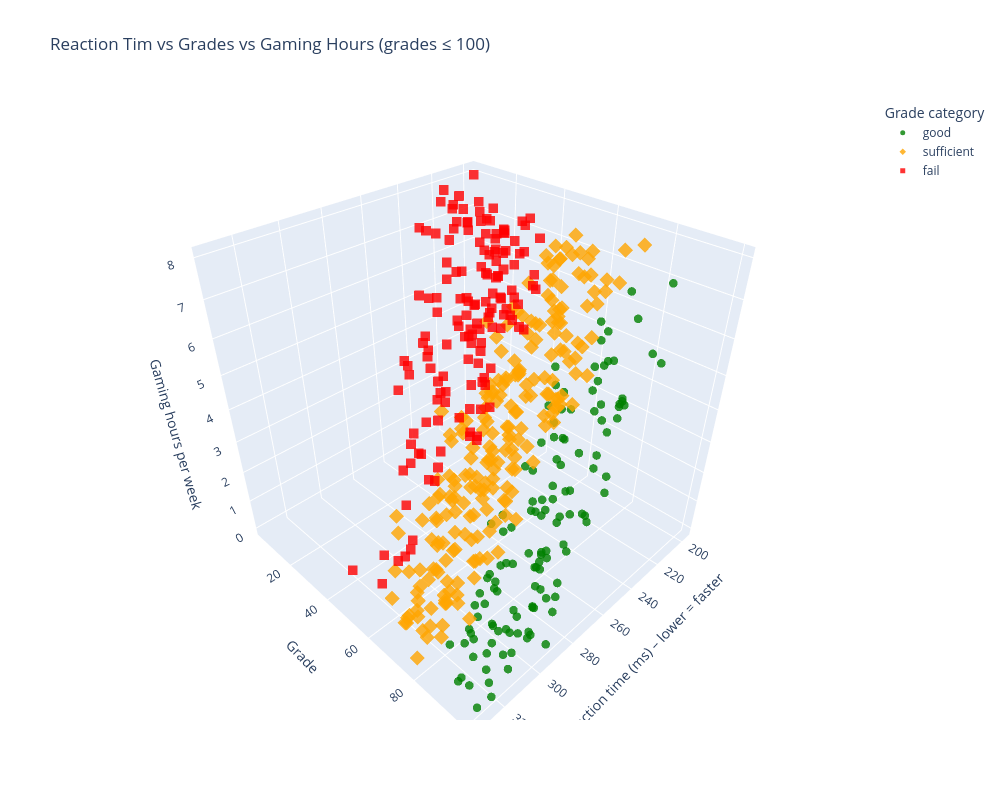

Notebook code cell kept with this figure:
### Code cell
# 2. Create grade_category from grades
#   < 60      -> fail
#   60–79     -> sufficient
#   80+       -> good
df["grade_category"] = pd.cut(
    df["grades"],
    bins=[0, 55, 80, float("inf")],
    labels=["fail", "sufficient", "good"],
    right=False
)

# 3. Filter out unrealistic grades > 100
df_filtered = df[df["grades"] <= 100].copy()

# 4. Take a smaller sample if there are many rows (to make the plot clearer)
#    - If more than 500 rows, randomly sample 500
#    - Otherwise, use all filtered rows
if len(df_filtered) > 500:
    df_small = df_filtered.sample(n=500, random_state=0)
else:
    df_small = df_filtered.copy()

# 5. 3D scatter plot: Reaction time vs Grades vs Gaming hours
fig = px.scatter_3d(
    df_small,
    x="reaction_time_ms",
    y="grades",
    z="gaming_hours",
    color="grade_category",      # color by category
    symbol="grade_category",     # different marker symbols per category
    hover_data=[
        "gaming_hours",
        "study_hours",
        "reaction_time_ms",
        "grades",
    ],
    labels={
        "reaction_time_ms": "Reaction time (ms) ",
        "grades": "Grade ",
        "gaming_hours": "Gaming hours/week ",
        "grade_category": "Grade category ",
        "study_hours": "Study hours/week ",
    },
    color_discrete_map={
        "fail": "red",
        "sufficient": "orange",
        "good": "green",
    },
    title="Reaction Tim vs Grades vs Gaming Hours (grades ≤ 100)",
    width=1000,
    height=800,
)

# Make points easier to see
fig.update_traces(marker=dict(size=5, opacity=0.8))

# Improve axis labels and legend
fig.update_layout(
    scene=dict(
        xaxis_title="Reaction time (ms) – lower = faster",
        yaxis_title="Grade",
        zaxis_title="Gaming hours per week",
    ),
    legend_title_text="Grade category"
)

fig.show()

### Figure 1 — Plotly figure (JSON) as saved in the notebook; plotly's stock layout.template omitted (floating-point values rounded to 4 significant figures; data arrays with more than 128 entries replaced by an {"elided": "..."} marker saying what was removed)
{"data": [{"customdata": [[8.84], [8.85], [9.17], [9.52], [4.56], [9.74], [5.98], [8.55], [6.33], [7.25], [7.72], [6.38], [7.07], [9.02], [7.06], [9.43], [6.99], [7.18], [8.45], [9.55], [7.36], [8.88], [9.65], [8.7], [9.76], [7.93], [8.25], [7.54], [8.71], [8.48], [7.35], [8.53], [7.42], [6.77], [6.04], [9.55], [3.54], [8.74], [8.29], [6.5], [7.12], [7.12], [9.57], [9.3], [6.07], [6.98], [6.03], [8.35], [9.29], [7.81], [9.4], [7.69], [9.1], [7.38], [9.44], [5.97], [8.3], [7.15], [7.82], [5.17], [8.5], [6.13], [8.24], [9.57], [9.03], [8.72], [7.15], [9.95], [6.94], [9.62], [8.98], [3.41], [9.14], [6.49], [5.48], [8.57], [9.81], [5.86], [5.6], [3.44], [9.0], [9.83], [8.67], [8.14], [7.82], [5.22], [9.68], [9.11], [8.15], [9.15], [9.62], [9.72], [5.07], [8.38], [9.56], [9.62], [5.58], [6.35], [5.25], [9.81], [6.33], [8.21], [8.12], [6.38], [9.47], [4.24], [7.54], [5.46], [6.86], [5.9], [9.8], [9.35], [9.15], [7.02], [6.7], [7.05], [7.17], [8.48], [9.01], [5.47], [8.35], [9.87], [7.26], [9.82], [7.19], [9.2]], "hovertemplate": "Grade category =good<br>Reaction time (ms) =%{x}<br>Grade =%{y}<br>Gaming hours/week =%{z}<br>Study hours/week =%{customdata[0]}<extra></extra>", "legendgroup": "good", "marker": {"color": "green", "opacity": 0.8, "size": 5, "symbol": "circle"}, "mode": "markers", "name": "good", "scene": "scene", "showlegend": true, "type": "scatter3d", "x": [255.5, 269.7, 248.8, 258.2, 304.4, 257.1, 262.1, 258.6, 275.4, 297.7, 263.1, 325.0, 271.8, 293.4, 290.9, 252.5, 314.3, 296.1, 280.6, 263.5, 324.1, 285.4, 256.9, 287.5, 293.8, 278.0, 291.0, 293.1, 221.1, 268.2, 266.6, 248.5, 299.8, 289.9, 310.6, 292.2, 302.1, 309.5, 322.7, 303.3, 318.2, 242.1, 285.0, 266.6, 293.7, 277.0, 314.0, 302.2, 317.1, 251.0, 278.6, 303.6, 257.7, 302.0, 329.5, 304.9, 282.1, 309.2, 244.8, 297.6, 321.8, 273.2, 280.8, 244.1, 261.5, 226.8, 324.9, 245.3, 309.2, 258.6, 253.6, 309.9, 274.4, 271.9, 310.7, 286.7, 289.8, 289.9, 296.3, 305.8, 238.0, 284.3, 331.3, 239.8, 266.6, 300.8, 241.1, 286.7, 268.8, 282.1, 285.4, 244.1, 300.0, 243.8, 267.7, 242.1, 305.9, 299.8, 290.4, 288.4, 304.2, 276.0, 263.8, 312.2, 284.8, 318.4, 297.6, 288.2, 262.2, 257.0, 247.3, 263.3, 302.7, 284.1, 312.7, 274.2, 301.7, 303.4, 231.6, 270.1, 318.6, 233.3, 268.9, 330.2, 279.6, 294.4], "y": [91.9, 97.21, 94.53, 90.97, 84.61, 86.94, 80.76, 81.9, 91.21, 97.49, 80.03, 93.44, 90.6, 94.92, 94.12, 89.98, 87.32, 80.61, 91.27, 99.33, 100.0, 85.15, 89.02, 99.31, 96.94, 87.19, 91.22, 95.3, 83.74, 81.57, 86.21, 93.6, 83.31, 95.45, 91.7, 100.0, 88.46, 100.0, 100.0, 84.67, 97.05, 87.45, 92.31, 82.77, 83.7, 96.0, 100.0, 100.0, 100.0, 94.77, 83.73, 89.52, 93.23, 100.0, 92.56, 89.36, 86.28, 82.63, 84.12, 92.23, 97.34, 82.84, 89.73, 86.58, 82.19, 94.69, 94.78, 86.08, 97.96, 99.6, 93.36, 84.6, 88.37, 90.19, 86.31, 92.02, 100.0, 84.11, 87.61, 83.59, 99.5, 87.25, 95.12, 83.54, 84.51, 85.98, 81.18, 92.52, 97.68, 96.61, 99.26, 92.41, 84.56, 83.96, 83.08, 82.1, 96.02, 99.15, 81.21, 100.0, 87.89, 99.32, 85.22, 90.98, 100.0, 80.88, 87.65, 84.12, 87.79, 80.1, 93.19, 99.38, 99.28, 91.47, 84.43, 82.96, 92.4, 100.0, 94.08, 86.62, 86.95, 86.04, 97.6, 100.0, 91.09, 100.0], "z": [4.14, 3.17, 5.52, 6.16, 1.11, 4.03, 4.37, 4.28, 2.85, 1.58, 6.24, 0.03, 5.83, 2.46, 1.69, 5.36, 0.59, 1.45, 2.19, 4.18, 0.63, 4.54, 5.81, 1.52, 2.99, 2.95, 2.56, 2.47, 6.54, 5.45, 3.98, 5.02, 3.36, 1.62, 0.58, 0.16, 0.31, 1.48, 0.03, 1.92, 1.97, 6.11, 3.67, 5.0, 2.9, 3.43, 0.51, 1.04, 1.18, 5.45, 4.12, 2.64, 5.23, 1.94, 0.38, 1.87, 3.48, 0.17, 6.57, 0.86, 0.73, 4.67, 2.06, 6.12, 5.18, 7.84, 1.14, 6.02, 0.64, 5.91, 4.79, 1.33, 3.76, 2.84, 1.1, 4.01, 1.17, 2.89, 0.0, 1.46, 6.37, 3.35, 0.83, 6.65, 2.87, 1.77, 5.7, 2.18, 4.51, 4.31, 3.07, 5.37, 0.17, 4.67, 6.02, 6.9, 1.77, 1.75, 3.13, 2.06, 1.84, 3.59, 4.56, 0.25, 2.88, 0.13, 2.33, 1.66, 3.14, 5.42, 5.35, 3.71, 0.9, 1.75, 0.64, 2.69, 0.52, 1.2, 6.25, 4.28, 0.65, 7.54, 2.97, 0.11, 1.9, 1.86]}, {"customdata": {"elided": "225x1 float values"}, "hovertemplate": "Grade category =sufficient<br>Reaction time (ms) =%{x}<br>Grade =%{y}<br>Gaming hours/week =%{z}<br>Study hours/week =%{customdata[0]}<extra></extra>", "legendgroup": "sufficient", "marker": {"color": "orange", "opacity": 0.8, "size": 5, "symbol": "diamond"}, "mode": "markers", "name": "sufficient", "scene": "scene", "showlegend": true, "type": "scatter3d", "x": {"elided": "225 float values"}, "y": {"elided": "225 float values"}, "z": {"elided": "225 float values"}}, {"customdata": {"elided": "149x1 float values"}, "hovertemplate": "Grade category =fail<br>Reaction time (ms) =%{x}<br>Grade =%{y}<br>Gaming hours/week =%{z}<br>Study hours/week =%{customdata[0]}<extra></extra>", "legendgroup": "fail", "marker": {"color": "red", "opacity": 0.8, "size": 5, "symbol": "square"}, "mode": "markers", "name": "fail", "scene": "scene", "showlegend": true, "type": "scatter3d", "x": {"elided": "149 float values"}, "y": {"elided": "149 float values"}, "z": {"elided": "149 float values"}}], "layout": {"height": 800, "legend": {"title": {"text": "Grade category"}, "tracegroupgap": 0}, "scene": {"domain": {"x": [0, 1], "y": [0, 1]}, "xaxis": {"title": {"text": "Reaction time (ms) – lower = faster"}}, "yaxis": {"title": {"text": "Grade"}}, "zaxis": {"title": {"text": "Gaming hours per week"}}}, "title": {"text": "Reaction Tim vs Grades vs Gaming Hours (grades ≤ 100)"}, "width": 1000}}
